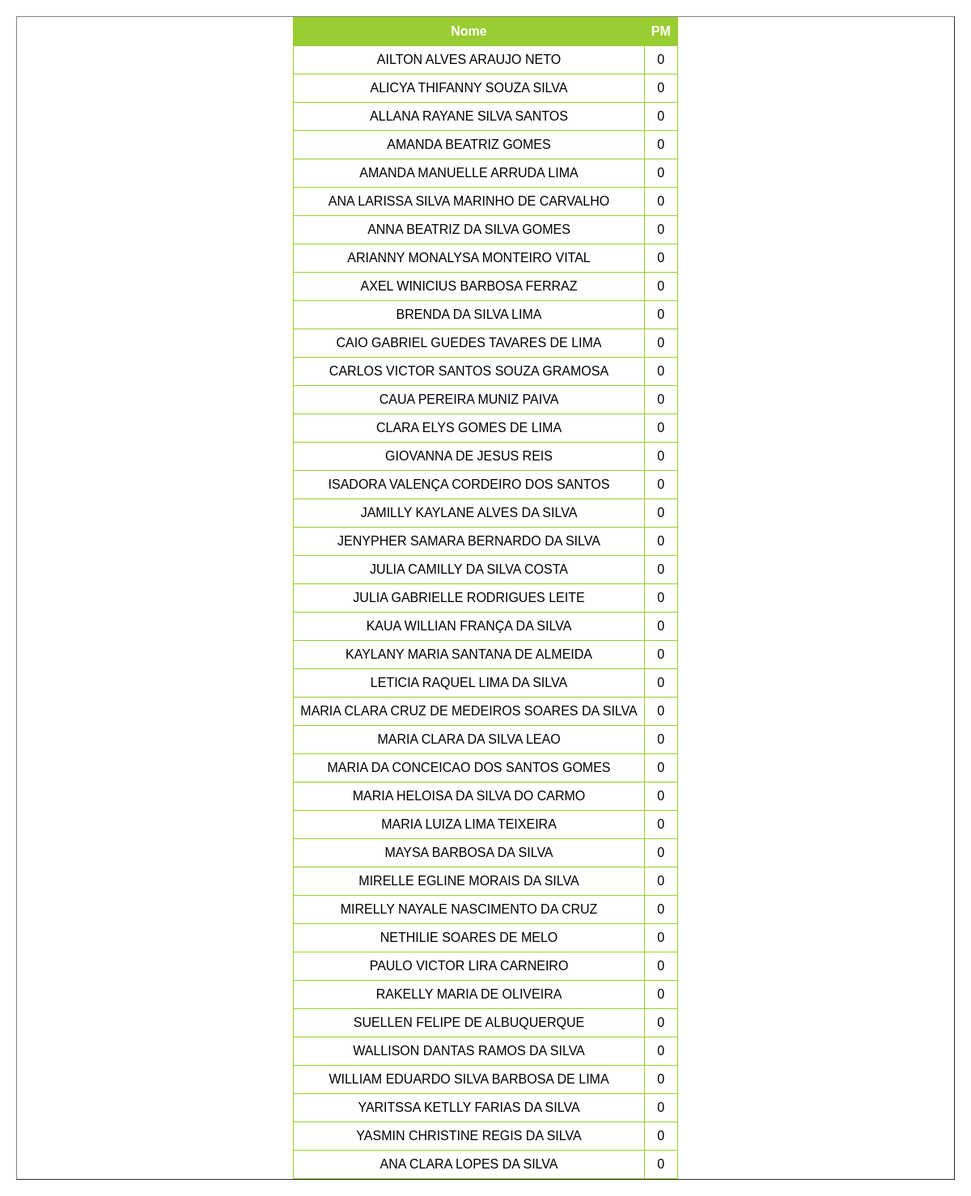
The page /ranking/1ºD on the database as committed earlier.
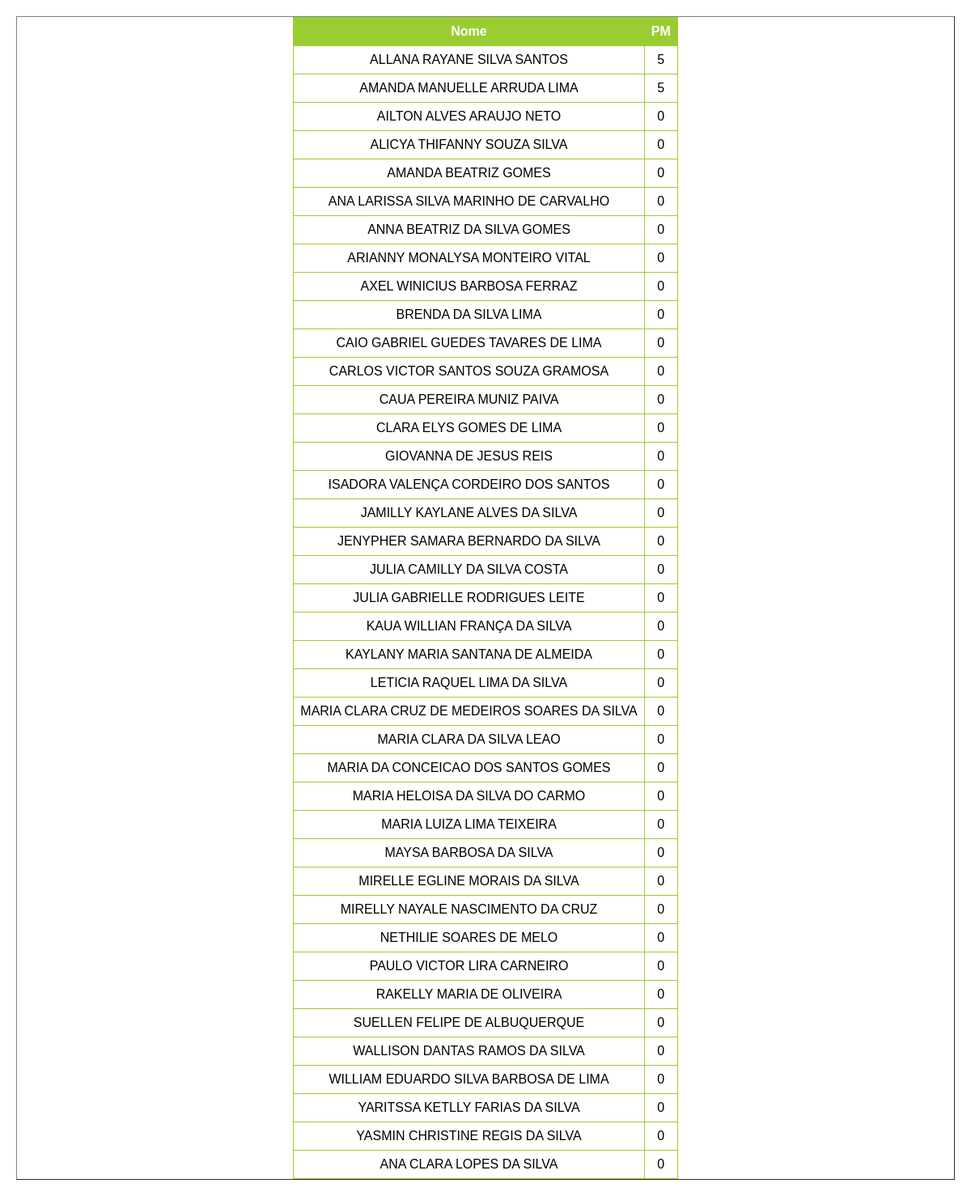
The same page on the database as committed later.
### main.py (models this page shows)
class Primeiro_D(db.Model):
    __tablename__ = 'Primeiro_D'

### main.py (the view)
@app.route('/ranking/<class_id>', methods=['GET', 'POST'])
def ranking(class_id):
    turma_selecionada = selecionar_turma(class_id)
    resultados_ranking = db.session.query(turma_selecionada.nome, getattr(turma_selecionada, 'pm')).order_by(
        getattr(turma_selecionada, 'pm').desc()).all()
    return render_template('ranking.html', data=resultados_ranking, class_id=class_id)

### main.py (called while the page is built)
def selecionar_turma(valor):
    if valor == 'a' or valor == '3ºA':
        return lista_turmas_db[0]
    elif valor == 'b' or valor == '3ºB':
        return lista_turmas_db[1]
    elif valor == 'c' or valor == '3ºC':
        return lista_turmas_db[2]
    elif valor == 'd' or valor == '1ºD':
        return lista_turmas_db[3]

### templates/ranking.html (shortened to what this page needs)
<!DOCTYPE html>
<html lang="en">
<head>
    <link rel="stylesheet" href="/static/styles.css">
</head>
<body>
<table border="1" class="menu">
        <tr>
            <th>Nome</th>
            <th>PM</th>
        </tr>
        {% for row in data %}
            <tr>
                <td>{{ row.nome }}</td>
                <td>{{ row.pm }}</td>
            </tr>
        {% endfor %}
</table>
</body>
</html>

### static/styles.css (style rules this page uses)
.menu { margin: 20px; display: flex; flex-direction: column; align-items: center; justify-content: flex-start; }
table { border-collapse: collapse; width: 100%; background-color: rgba(255, 255, 255, 1); }
th, td { border: 1px solid yellowgreen; padding: 8px; text-align: center; }
th { background-color: yellowgreen; color: white; }
body { margin: 0; padding: 0; font-family: Arial, sans-serif; display: flex; align-items: center; justify-content: center; min-height: 100vh; position: relative; overflow: hidden; overflow-y: auto; }
body::before { content: ''; position: fixed; top: 0; left: 0; width: 100%; height: 100%; background: url('/static/4428.jpg') center center fixed; background-size: cover; opacity: 0.3; z-index: -1; }

Rows that differ between the two databases and show on the page:
changed Primeiro_D "ALLANA RAYANE SILVA SANTOS": pm "0" → "5"; moves up the list
changed Primeiro_D "AMANDA MANUELLE ARRUDA LIMA": pm "0" → "5"; moves up the list
